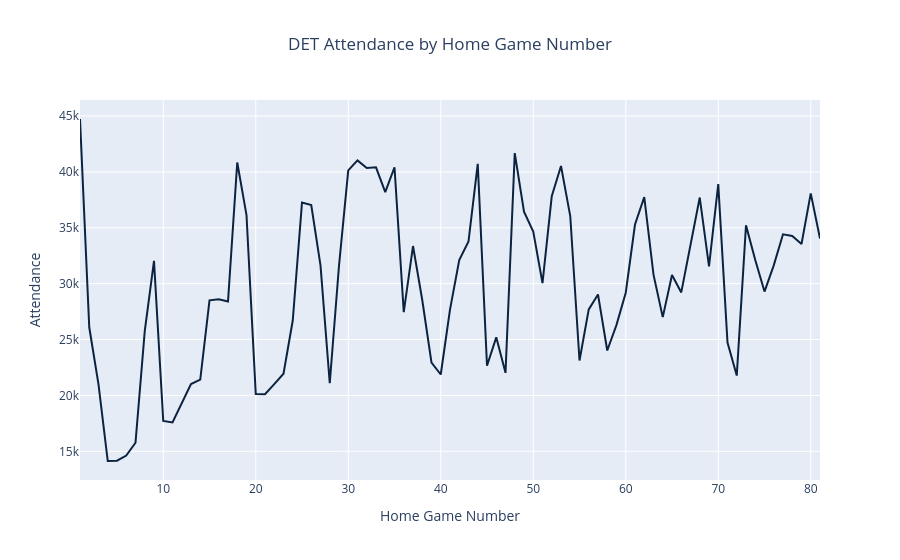

The notebook cell this image was saved under:
### Markdown cell above
### Line Chart

A simple line chart is a great place to start both when working with a new charts library and a new data set. Earlier, I mentioned each team plays about 81 home games and that I numbered these using `game_number` to make a uniform distribution of games. The first chart is going to be a simple line chart to look at which home game number it was and what the attendance was.

To create a line chart using plotly, you can use `px.line()` and supply it the dataframe, x, and y values. I've also set the line to adjust its color to be the same as the team's primary color, and set a few labels as well. For more information on what you can do with line charts, refer to the [line chart documentation](https://plotly.com/python/line-charts/).

### Code cell
line_graph = px.line(team_df, x='game_number', y='attendance', color='home_team', color_discrete_map=get_team_colors([team]),
              labels={'game_number': 'Home Game Number', 'attendance': 'Attendance', 'home_team': 'Team'}, title=f'{team} Attendance by Home Game Number')
# hide legend, center title
line_graph.update_layout(showlegend=False, title_x=0.5)
line_graph.show()

### Figure 1 — Plotly figure (JSON) as saved in the notebook; plotly's stock layout.template omitted (floating-point values rounded to 4 significant figures)
{"data": [{"hovertemplate": "Team=DET<br>Home Game Number=%{x}<br>Attendance=%{y}<extra></extra>", "legendgroup": "DET", "line": {"color": "#0C2340", "dash": "solid"}, "marker": {"symbol": "circle"}, "mode": "lines", "name": "DET", "orientation": "v", "showlegend": true, "type": "scatter", "x": [1, 2, 3, 4, 5, 6, 7, 8, 9, 10, 11, 12, 13, 14, 15, 16, 17, 18, 19, 20, 21, 22, 23, 24, 25, 26, 27, 28, 29, 30, 31, 32, 33, 34, 35, 36, 37, 38, 39, 40, 41, 42, 43, 44, 45, 46, 47, 48, 49, 50, 51, 52, 53, 54, 55, 56, 57, 58, 59, 60, 61, 62, 63, 64, 65, 66, 67, 68, 69, 70, 71, 72, 73, 74, 75, 76, 77, 78, 79, 80, 81], "xaxis": "x", "y": [44735, 26098, 20981, 14132, 14156, 14616, 15769, 25754, 32043, 17712, 17581, 19321, 21016, 21422, 28509, 28613, 28407, 40844, 36138, 20136, 20115, 21013, 21937, 26701, 37256, 37031, 31640, 21092, 31602, 40132, 41034, 40343, 40413, 38199, 40418, 27449, 33368, 28540, 22929, 21872, 27676, 32120, 33780, 40718, 22657, 25198, 22019, 41681, 36438, 34671, 30051, 37820, 40528, 36053, 23124, 27697, 29033, 24018, 26313, 29192, 35290, 37741, 30810, 27008, 30770, 29216, 33467, 37709, 31538, 38912, 24733, 21775, 35216, 32115, 29292, 31639, 34415, 34267, 33554, 38079, 34042], "yaxis": "y"}], "layout": {"legend": {"title": {"text": "Team"}, "tracegroupgap": 0}, "showlegend": false, "title": {"text": "DET Attendance by Home Game Number", "x": 0.5}, "xaxis": {"anchor": "y", "domain": [0, 1], "title": {"text": "Home Game Number"}}, "yaxis": {"anchor": "x", "domain": [0, 1], "title": {"text": "Attendance"}}}}
